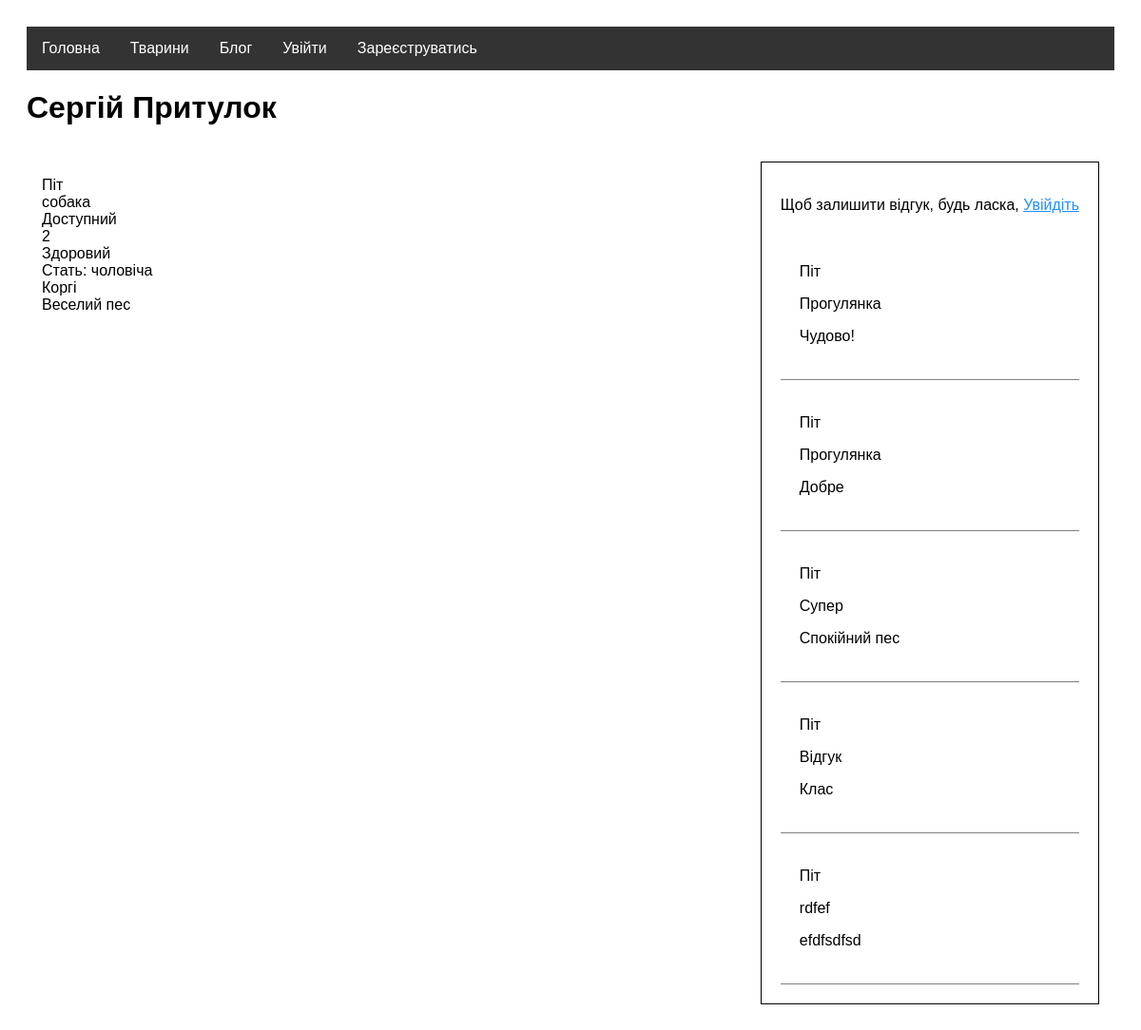
The app's page /animals/1 with its own data.
### animals/models.py (models this page shows, shortened)
class Animal(models.Model):
    name = models.CharField(max_length=100)
    sex = models.BooleanField()
    age = models.IntegerField()
    breed = models.CharField(max_length=200)
    availability = models.BooleanField()
    description = models.TextField()
    healthy = models.BooleanField()
    animal_type = models.ForeignKey(AnimalType, on_delete=models.CASCADE)

class AnimalType(models.Model):
    type = models.CharField(max_length=200)

class Feedback(models.Model):
    title = models.CharField(max_length=100)
    text = models.TextField()
    user_id = models.ForeignKey(User, on_delete=models.CASCADE)
    animal_id = models.ForeignKey(Animal, on_delete=models.CASCADE)

### animals/views.py (the view)
# urls.py: path('<int:animal_id>', views.get_animal, name='get_animal'),
def get_animal(request, animal_id):
    if request.method == 'POST':
        if request.user.is_authenticated:
            form = FeedbackForm(request.POST)
            feedback = form.save(commit=False)
            feedback.user_id_id = request.user.id
            feedback.animal_id_id = animal_id
            feedback.save()
            return redirect("/animals/feedbacks")
        else:
            return redirect("/login")
    else:
        animal = animals.models.Animal.objects.get(id=animal_id)
        animal_feedbacks = animals.models.Feedback.objects.all().filter(animal_id_id=animal_id)
    return render(request, 'animals/animal.html',
                  {"animal": animal, "animal_feedbacks": animal_feedbacks, 'feedback_from': FeedbackForm()})

### templates/animals/animal.html (shortened to what this page needs)
{% extends 'base.html' %}
{% block content %}
    <div class="main-page">
        <div class="container">
            <div class="animals">
                <div class="animal">
                    <p>
                        {{ animal.name }} </br>
                        {{ animal.animal_type.type }} </br>
                        {% if animal.availability %}
                            Доступний
                        {% else %}
                            Недоступний
                        {% endif %} </br>
                        {{ animal.age }} </br>
                        {% if animal.healthy %}
                            Здоровий
                        {% else %}
                            Має вади
                        {% endif %} </br>
                        {% if animal.sex %}
                            Стать: чоловіча
                        {% else %}
                            Стать: жіноча
                        {% endif %} </br>
                        {{ animal.breed }} </br>
                        {{ animal.description }} </br>
                    </p>
                </div>
            </div>
            <div class="feedbacks">
                {% if user.is_authenticated %}
                    <form method="POST">
                        {% csrf_token %}
                        <label for="feedback">Відгук: </label>
                        {{ feedback_from }}
                        <input type="submit" value="Надіслати">
                    </form>
                {% else %}
                    <div>
                        <p>
                            Щоб залишити відгук, будь ласка, <a href="/login">Увійдіть</a>
                        </p>
                    </div>
                {% endif %}
                {% for feedback in animal_feedbacks %}
                    <div class="feedback">
                        <p>{{ feedback.animal_id.name }}</p>
                        <p>{{ feedback.title }}</p>
                        <p>{{ feedback.text }}</p>
                    </div>
                {% endfor %}
            </div>
        </div>
    </div>
{% endblock %}

### static/css/styles.css (style rules this page uses)
* { box-sizing: border-box; }
a { color: dodgerblue; }
body { font-family: Arial; padding: 20px; }
.main-page .container { display: flex; align-items: flex-start; justify-content: space-between; }
.main-page .container .animals { display: grid; grid-template-columns: 1fr 1fr 1fr; }
.main-page .container .feedbacks { padding: 20px; border: 1px solid black; display: flex; flex-direction: column; }
.main-page .container .feedbacks .feedback { padding: 20px; border-bottom: 1px solid grey; }
.container { padding: 16px; }
body { background: white !important; }

### records on screen
Animal: name "Піт", animal_type.type "собака", age "2", breed "Коргі", description "Веселий пес"
Feedback: animal_id.name "Піт", title "Прогулянка", text "Чудово!"
Feedback: animal_id.name "Піт", title "Прогулянка", text "Добре"
Feedback: animal_id.name "Піт", title "Супер", text "Спокійний пес"
Feedback: animal_id.name "Піт", title "Відгук", text "Клас"
Feedback: animal_id.name "Піт", title "rdfef", text "efdfsdfsd"
